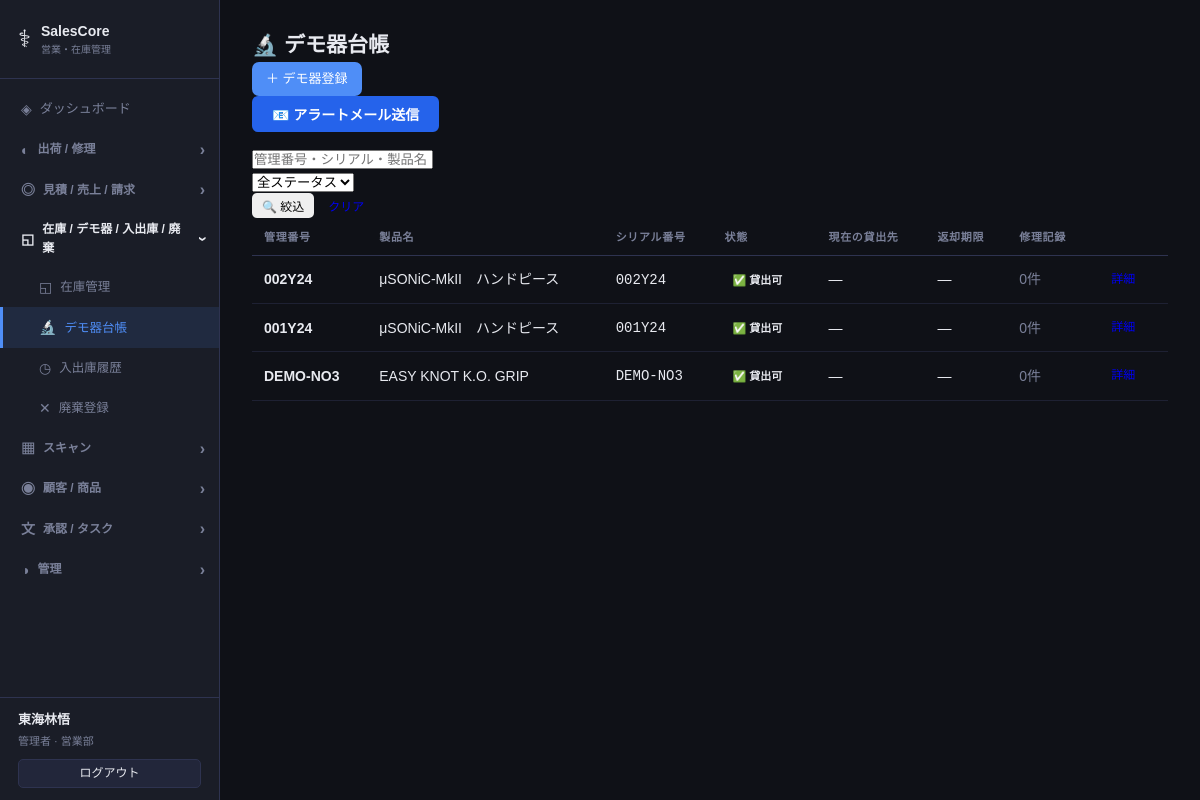
Page /demo/ (signed in) on the committed database.
### models.py (models this page shows)
class Base(DeclarativeBase):
    pass

class Staff(Base):
    __tablename__ = "staffs"
    id = Column(Integer, primary_key=True, autoincrement=True)
    name = Column(String(100), nullable=False)
    login_id = Column(String(50), unique=True, nullable=False)
    password_hash = Column(String(200), nullable=False)
    role = Column(String(20), default="user")
    department = Column(String(100), nullable=True)
    email = Column(String(200), nullable=True)
    is_active = Column(Boolean, default=True)
    last_active_at = Column(DateTime, nullable=True)
    last_active_page = Column(String(200), nullable=True)
    created_at = Column(DateTime, default=datetime.now)

class DemoUnit(Base):
    __tablename__ = "demo_units"
    id = Column(Integer, primary_key=True, autoincrement=True)
    unit_code = Column(String(50), unique=True, nullable=False)   # 管理番号 例: DEMO-001
    product_id = Column(Integer, ForeignKey("products.id"), nullable=False)
    serial_number = Column(String(100), nullable=True)            # 機器シリアル番号
    status = Column(String(20), default="available")
    purchase_date = Column(Date, nullable=True)                   # 自社購入日
    notes = Column(Text, nullable=True)
    created_at = Column(DateTime, default=datetime.now)
    product = relationship("Product")
    loans = relationship("DemoLoan", back_populates="demo_unit", cascade="all, delete-orphan")
    repairs = relationship("RepairRecord", back_populates="demo_unit", cascade="all, delete-orphan")

class Product(Base):
    __tablename__ = "products"
    id = Column(Integer, primary_key=True, autoincrement=True)
    name = Column(String(200), nullable=False)
    category = Column(String(50), nullable=False)
    sku = Column(String(100), unique=True, nullable=True)
    unit_price = Column(Float, nullable=False)
    unit = Column(String(20), nullable=True)
    stock_alert_threshold = Column(Integer, default=10)
    alert_enabled = Column(Boolean, default=True, nullable=False)
    tracking_type = Column(String(20), default="none")
    maker = Column(String(200), nullable=True)
    jan_code = Column(String(50), nullable=True)          # JANコード
    approval_number = Column(String(100), nullable=True)  # 承認番号 / 認証番号
    device_class = Column(String(20), nullable=True)      # クラス分類: misc/1/2/3/4
    sales_role = Column(String(20), nullable=True)        # maker / distributor
    model_spec = Column(Text, nullable=True)              # 型式・仕様
    sterility = Column(String(20), nullable=True)         # 滅菌状態: sterile / non_sterile
    notes = Column(Text, nullable=True)
    created_at = Column(DateTime, default=datetime.now)
    inventory = relationship("Inventory", back_populates="product", uselist=False)
    inventory_histories = relationship("InventoryHistory", back_populates="product")
    quote_items = relationship("QuoteItem", back_populates="product")
    shipments = relationship("Shipment", back_populates="product")

### routers/demo.py (the view)
@router.get("/", response_class=HTMLResponse)
def demo_list(request: Request, db: Session = Depends(get_db),
              status: str = "", q: str = ""):
    _update_loan_statuses(db)
    query = db.query(DemoUnit)
    if status:
        query = query.filter(DemoUnit.status == status)
    if q:
        query = query.join(Product).filter(
            or_(DemoUnit.unit_code.contains(q),
                DemoUnit.serial_number.contains(q),
                Product.name.contains(q))
        )
    units = query.order_by(DemoUnit.id.desc()).all()
    today = date.today()
    soon = today + timedelta(days=7)
    alert_loans = db.query(DemoLoan).filter(
        DemoLoan.status.in_(["on_loan", "overdue"]),
        DemoLoan.due_date <= soon
    ).order_by(DemoLoan.due_date).all()
    from models import Shipment
    alert_shipments = db.query(Shipment).filter(
        Shipment.shipment_type == "demo",
        Shipment.status == "shipped",
        Shipment.return_due_date <= soon
    ).order_by(Shipment.return_due_date).all()
    counts = get_alert_counts(db)
    return templates.TemplateResponse("demo/list.html", {
        "request": request,
        "units": units,
        "alert_loans": alert_loans,
        "alert_shipments": alert_shipments,
        "today": today,
        "soon": soon,
        "status_filter": status,
        "q": q,
        **counts,
    })

### templates/demo/list.html (shortened to what this page needs)
{% extends "base.html" %}
{% block content %}
<div class="container-fluid py-3">
  <div class="d-flex justify-content-between align-items-center mb-3">
    <h2 class="mb-0">🔬 デモ器台帳</h2>
    <a href="/demo/new" class="btn btn-primary">＋ デモ器登録</a>
  </div>
<form method="post" action="/demo/send-alert-emails" style="margin-bottom:1rem">
  <button type="submit"
          onclick="return confirm('アラート対象の担当営業にメールを送信しますか？')"
          style="background:#2563eb;color:#fff;padding:8px 20px;border:none;border-radius:6px;cursor:pointer;font-size:14px;font-weight:bold">
    📧 アラートメール送信
  </button>
</form>
  <div class="card mb-3">
    <div class="card-body py-2">
      <form method="get" class="row g-2 align-items-center">
        <div class="col-auto">
          <input type="text" name="q" value="{{ q }}" class="form-control form-control-sm"
                 placeholder="管理番号・シリアル・製品名">
        </div>
        <div class="col-auto">
          <select name="status" class="form-select form-select-sm">
            <option value="">全ステータス</option>
          </select>
        </div>
        <div class="col-auto">
          <button type="submit" class="btn btn-sm btn-outline-secondary">🔍 絞込</button>
          <a href="/demo/" class="btn btn-sm btn-link">クリア</a>
        </div>
      </form>
    </div>
  </div>
  <div class="card">
    <div class="card-body p-0">
      <table class="table table-hover mb-0">
        <thead class="table-light">
          <tr>
            <th>管理番号</th>
            <th>製品名</th>
            <th>シリアル番号</th>
            <th>状態</th>
            <th>現在の貸出先</th>
            <th>返却期限</th>
            <th>修理記録</th>
            <th></th>
          </tr>
        </thead>
        <tbody>
          {% for unit in units %}
          {% set active = unit.loans | selectattr("status", "in", ["on_loan","overdue"]) | list | first %}
          <tr>
            <td><strong>{{ unit.unit_code }}</strong></td>
            <td>{{ unit.product.name }}</td>
            <td><code>{{ unit.serial_number or "—" }}</code></td>
            <td>
              {% if unit.status == "available" %}
                <span class="badge bg-success">✅ 貸出可</span>
              {% elif unit.status == "on_loan" %}
                <span class="badge bg-primary">📤 貸出中</span>
              {% elif unit.status == "in_repair" %}
                <span class="badge bg-warning text-dark">🔧 修理中</span>
              {% elif unit.status == "retired" %}
                <span class="badge bg-secondary">🗑️ 廃棄</span>
              {% endif %}
            </td>
            <td>
              {% if active %}
                {{ active.customer.name }}<br>
                <small class="text-muted">{{ active.contact_name or "" }}</small>
              {% else %}—{% endif %}
            </td>
            <td>
              {% if active %}
                {% set days_left = (active.due_date - today).days %}
                {{ active.due_date.strftime('%Y/%m/%d') }}
                {% if days_left < 0 %}
                  <span class="badge bg-danger">{{ (-days_left) }}日超過</span>
                {% elif days_left <= 3 %}
                  <span class="badge bg-warning text-dark">あと{{ days_left }}日</span>
                {% elif days_left <= 7 %}
                  <span class="badge bg-info text-dark">あと{{ days_left }}日</span>
                {% endif %}
              {% else %}—{% endif %}
            </td>
            <td>
              {% set open_repairs = unit.repairs | selectattr("status", "in", ["pending","in_repair"]) | list %}
              {% if open_repairs %}
                <span class="badge bg-warning text-dark">🔧 {{ open_repairs|length }}件対応中</span>
              {% else %}
                <span class="text-muted small">{{ unit.repairs|length }}件</span>
              {% endif %}
            </td>
            <td>
              <a href="/demo/{{ unit.id }}" class="btn btn-sm btn-outline-primary">詳細</a>
            </td>
          </tr>
          {% else %}
          <tr><td colspan="8" class="text-center text-muted py-4">デモ器が登録されていません</td></tr>
          {% endfor %}
        </tbody>
      </table>
    </div>
  </div>
</div>
{% endblock %}

### templates/base.html (shortened to what this page needs)
<!DOCTYPE html>
<html lang="ja">
<head>
  <link rel="stylesheet" href="/static/css/style.css">
</head>
<body>
  <nav class="sidebar" id="sidebar">
    <div class="logo">
      <span class="logo-icon">⚕</span>
      <div>
        <div class="logo-title">SalesCore</div>
        <div class="logo-sub">営業・在庫管理</div>
      </div>
    </div>
    <ul class="nav-list">
      <li><a href="/" class="nav-link {% if request.url.path == '/' %}active{% endif %}" onclick="closeMenu()"><span class="nav-icon">◈</span> ダッシュボード</a></li>
      {% set grp1_active = ('/shipments' in request.url.path and '/repairs' not in request.url.path) or '/repairs' in request.url.path %}
      <li class="nav-group-item">
        <div class="nav-group-header {% if grp1_active %}open{% endif %}" onclick="toggleGroup('grp-shipment')">
          <span class="nav-icon">◐</span> 出荷 / 修理 <span class="nav-arrow">›</span>
        </div>
      </li>
      {% set grp2_active = '/quotes' in request.url.path or '/sales' in request.url.path or '/invoices' in request.url.path %}
      <li class="nav-group-item">
        <div class="nav-group-header {% if grp2_active %}open{% endif %}" onclick="toggleGroup('grp-sales')">
          <span class="nav-icon">◎</span> 見積 / 売上 / 請求 <span class="nav-arrow">›</span>
        </div>
      </li>
      {% set grp3_active = request.url.path == '/inventory' or 'history' in request.url.path or 'disposal' in request.url.path or '/demo' in request.url.path %}
      <li class="nav-group-item">
        <div class="nav-group-header {% if grp3_active %}open{% endif %}" onclick="toggleGroup('grp-inventory')">
          <span class="nav-icon">◱</span> 在庫 / デモ器 / 入出庫 / 廃棄 <span class="nav-arrow">›</span>
        </div>
        <ul class="nav-group {% if grp3_active %}open{% endif %}" id="grp-inventory">
          <li><a href="/inventory"          class="nav-link {% if request.url.path == '/inventory' %}active{% endif %}" onclick="closeMenu()"><span class="nav-icon">◱</span> 在庫管理</a></li>
          <li><a href="/demo/"              class="nav-link {% if '/demo' in request.url.path %}active{% endif %}" onclick="closeMenu()"><span class="nav-icon">🔬</span> デモ器台帳</a></li>
          <li><a href="/inventory/history"  class="nav-link {% if 'history'  in request.url.path %}active{% endif %}" onclick="closeMenu()"><span class="nav-icon">◷</span> 入出庫履歴</a></li>
          <li><a href="/inventory/disposal" class="nav-link {% if 'disposal' in request.url.path %}active{% endif %}" onclick="closeMenu()"><span class="nav-icon">✕</span> 廃棄登録</a></li>
        </ul>
      </li>
      {% set grp4_active = '/barcode' in request.url.path %}
      <li class="nav-group-item">
        <div class="nav-group-header {% if grp4_active %}open{% endif %}" onclick="toggleGroup('grp-scan')">
          <span class="nav-icon">▦</span> スキャン <span class="nav-arrow">›</span>
        </div>
      </li>
      {% set grp5_active = '/customers' in request.url.path or '/products' in request.url.path %}
      <li class="nav-group-item">
        <div class="nav-group-header {% if grp5_active %}open{% endif %}" onclick="toggleGroup('grp-customer')">
          <span class="nav-icon">◉</span> 顧客 / 商品 <span class="nav-arrow">›</span>
        </div>
      </li>
      {% set grp6_active = '/approval' in request.url.path or '/tasks' in request.url.path %}
      <li class="nav-group-item">
        <div class="nav-group-header {% if grp6_active %}open{% endif %}" onclick="toggleGroup('grp-approval')">
          <span class="nav-icon">文</span> 承認 / タスク <span class="nav-arrow">›</span>
        </div>
      </li>
      {% if request.state.staff and request.state.staff["role"] == "admin" %}
      {% set grp7_active = '/staff' in request.url.path %}
      <li class="nav-group-item">
        <div class="nav-group-header {% if grp7_active %}open{% endif %}" onclick="toggleGroup('grp-admin')">
          <span class="nav-icon">◑</span> 管理 <span class="nav-arrow">›</span>
        </div>
      </li>
      {% endif %}
    </ul>
    <div class="sidebar-user">
      {% if request.state.staff %}
      <div class="sidebar-user-name">{{ request.state.staff["name"] }}</div>
      <div class="sidebar-user-role">{{ "管理者" if request.state.staff["role"] == "admin" else "一般" }}{% if request.state.staff["department"] %} · {{ request.state.staff["department"] }}{% endif %}</div>
      <a href="/logout" class="btn btn-ghost btn-sm" style="margin-top:8px;width:100%;justify-content:center">ログアウト</a>
      {% endif %}
    </div>
  </nav>
  <main class="main">
    <div class="content">
      {% block content %}{% endblock %}
    </div>
  </main>
</body>
</html>

### static/css/style.css (style rules this page uses)
*, *::before, *::after { box-sizing: border-box; margin: 0; padding: 0; }
body { font-family: var(--font); background: var(--bg); color: var(--text); display: flex; min-height: 100vh; font-size: 14px; line-height: 1.6; }
.sidebar { width: 220px; min-height: 100vh; background: var(--surface); border-right: 1px solid var(--border); display: flex; flex-direction: column; position: fixed; left: 0; top: 0; bottom: 0; z-index: 100; transition: transform .25s; }
.logo { display: flex; align-items: center; gap: 10px; padding: 20px 18px; border-bottom: 1px solid var(--border); }
.logo-icon { font-size: 24px; }
.logo-title { font-size: 14px; font-weight: 700; }
.logo-sub { font-size: 10px; color: var(--text-muted); }
.nav-list { list-style: none; padding: 10px 0; flex: 1; overflow-y: auto; }
.nav-link { display: flex; align-items: center; gap: 8px; padding: 9px 18px; color: var(--text-muted); text-decoration: none; font-size: 13px; transition: all .15s; border-left: 3px solid transparent; }
.nav-link.active { background: rgba(79,142,247,.12); color: var(--accent); border-left-color: var(--accent); }
.nav-icon { font-size: 14px; }
.nav-group-item { list-style: none; }
.nav-group-header { display: flex; align-items: center; gap: 8px; padding: 9px 14px 9px 18px; font-size: 12px; font-weight: 700; color: var(--text-muted); cursor: pointer !important; user-select: none; border-left: 3px solid transparent; transition: background .15s, color .15s; }
.nav-group-header.open { color: var(--text); }
.nav-arrow { margin-left: auto; font-size: 16px; transition: transform .2s; display: inline-block; line-height: 1; pointer-events: none; }
.nav-group-header.open .nav-arrow { transform: rotate(90deg); }
.nav-group { list-style: none; padding: 0; display: none; }
.nav-group.open { display: block; }
.nav-group .nav-link { padding-left: 36px; font-size: 12.5px; }
.main { margin-left: 220px; flex: 1; min-width: 0; }
.content { padding: 28px 32px; max-width: 1200px; }
.table { width: 100%; border-collapse: collapse; min-width: 500px; }
.table th { text-align: left; font-size: 11px; font-weight: 600; color: var(--text-muted); text-transform: uppercase; letter-spacing: .06em; padding: 8px 12px; border-bottom: 1px solid var(--border); white-space: nowrap; }
.table td { padding: 10px 12px; border-bottom: 1px solid rgba(46,51,80,.5); vertical-align: middle; }
.badge { display: inline-flex; align-items: center; padding: 2px 8px; border-radius: 4px; font-size: 11px; font-weight: 600; white-space: nowrap; }
.btn { display: inline-flex; align-items: center; gap: 6px; padding: 7px 14px; border-radius: 7px; font-size: 13px; font-weight: 500; border: none; cursor: pointer; text-decoration: none; transition: all .15s; white-space: nowrap; }
.btn-primary { background: var(--accent); color: #fff; }
.btn-ghost { background: var(--surface2); color: var(--text); border: 1px solid var(--border); }
.btn-sm { padding: 4px 10px; font-size: 12px; border-radius: 5px; }
.text-muted { color: var(--text-muted); }
.sidebar-user { padding: 12px 18px; border-top: 1px solid var(--border); margin-top: auto; }
.sidebar-user-name { font-size: 13px; font-weight: 700; color: var(--text); }
.sidebar-user-role { font-size: 11px; color: var(--text-muted); margin-top: 2px; }

### rows in the picture
Staff: state.staff.name "東海林悟", role "管理者", state.staff.department "営業部"
DemoUnit: unit_code "002Y24", product.name "μSONiC-MkII ハンドピース", serial_number "002Y24", status "✅ 貸出可", repairs|length "0"
DemoUnit: unit_code "001Y24", product.name "μSONiC-MkII ハンドピース", serial_number "001Y24", status "✅ 貸出可", repairs|length "0"
DemoUnit: unit_code "DEMO-NO3", product.name "EASY KNOT K.O. GRIP", serial_number "DEMO-NO3", status "✅ 貸出可", repairs|length "0"
